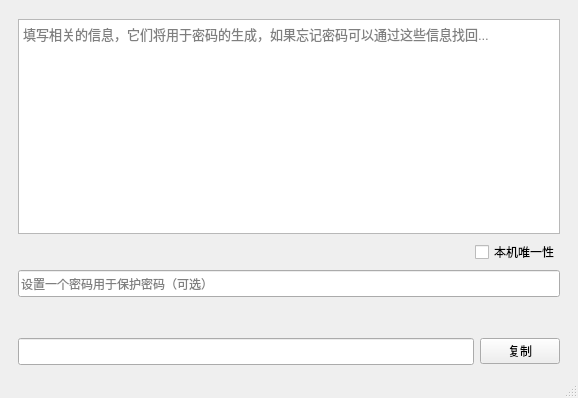
<?xml version="1.0" encoding="UTF-8"?>
<ui version="4.0">
 <class>MainWindow</class>
 <widget class="QMainWindow" name="MainWindow">
  <property name="geometry">
   <rect>
    <x>0</x>
    <y>0</y>
    <width>578</width>
    <height>398</height>
   </rect>
  </property>
  <property name="windowTitle">
   <string>密码生成器</string>
  </property>
  <widget class="QWidget" name="centralWidget">
   <layout class="QGridLayout" name="gridLayout_2">
    <item row="0" column="0">
     <widget class="QWidget" name="widget_in" native="true">
      <layout class="QGridLayout" name="gridLayout_3">
       <property name="leftMargin">
        <number>7</number>
       </property>
       <property name="topMargin">
        <number>8</number>
       </property>
       <property name="rightMargin">
        <number>7</number>
       </property>
       <property name="bottomMargin">
        <number>5</number>
       </property>
       <property name="horizontalSpacing">
        <number>7</number>
       </property>
       <item row="0" column="0" colspan="2">
        <widget class="QTextEdit" name="tedit_info">
         <property name="font">
          <font>
           <pointsize>10</pointsize>
          </font>
         </property>
         <property name="tabStopWidth">
          <number>82</number>
         </property>
         <property name="placeholderText">
          <string>填写相关的信息，它们将用于密码的生成，如果忘记密码可以通过这些信息找回...</string>
         </property>
        </widget>
       </item>
       <item row="1" column="0">
        <spacer name="horizontalSpacer">
         <property name="orientation">
          <enum>Qt::Horizontal</enum>
         </property>
         <property name="sizeHint" stdset="0">
          <size>
           <width>331</width>
           <height>20</height>
          </size>
         </property>
        </spacer>
       </item>
       <item row="1" column="1">
        <widget class="QCheckBox" name="chk_unique">
         <property name="font">
          <font>
           <pointsize>9</pointsize>
          </font>
         </property>
         <property name="layoutDirection">
          <enum>Qt::LeftToRight</enum>
         </property>
         <property name="text">
          <string>本机唯一性</string>
         </property>
        </widget>
       </item>
       <item row="2" column="0" colspan="2">
        <widget class="QLineEdit" name="ledit_pw">
         <property name="sizePolicy">
          <sizepolicy hsizetype="Expanding" vsizetype="Preferred">
           <horstretch>0</horstretch>
           <verstretch>0</verstretch>
          </sizepolicy>
         </property>
         <property name="minimumSize">
          <size>
           <width>0</width>
           <height>27</height>
          </size>
         </property>
         <property name="baseSize">
          <size>
           <width>0</width>
           <height>27</height>
          </size>
         </property>
         <property name="font">
          <font>
           <pointsize>9</pointsize>
          </font>
         </property>
         <property name="inputMask">
          <string/>
         </property>
         <property name="maxLength">
          <number>16</number>
         </property>
         <property name="echoMode">
          <enum>QLineEdit::Password</enum>
         </property>
         <property name="placeholderText">
          <string>设置一个密码用于保护密码（可选）</string>
         </property>
        </widget>
       </item>
      </layout>
     </widget>
    </item>
    <item row="1" column="0">
     <spacer name="verticalSpacer">
      <property name="orientation">
       <enum>Qt::Vertical</enum>
      </property>
      <property name="sizeType">
       <enum>QSizePolicy::Fixed</enum>
      </property>
      <property name="sizeHint" stdset="0">
       <size>
        <width>27</width>
        <height>25</height>
       </size>
      </property>
     </spacer>
    </item>
    <item row="2" column="0">
     <widget class="QWidget" name="widget_out" native="true">
      <layout class="QGridLayout" name="gridLayout">
       <property name="leftMargin">
        <number>7</number>
       </property>
       <property name="topMargin">
        <number>5</number>
       </property>
       <property name="rightMargin">
        <number>7</number>
       </property>
       <property name="bottomMargin">
        <number>0</number>
       </property>
       <item row="0" column="0">
        <widget class="QLineEdit" name="ledit_passwd">
         <property name="sizePolicy">
          <sizepolicy hsizetype="Expanding" vsizetype="Preferred">
           <horstretch>0</horstretch>
           <verstretch>0</verstretch>
          </sizepolicy>
         </property>
         <property name="minimumSize">
          <size>
           <width>0</width>
           <height>27</height>
          </size>
         </property>
         <property name="font">
          <font>
           <pointsize>10</pointsize>
           <weight>75</weight>
           <bold>true</bold>
          </font>
         </property>
         <property name="readOnly">
          <bool>true</bool>
         </property>
        </widget>
       </item>
       <item row="0" column="1">
        <widget class="QPushButton" name="btn_copy">
         <property name="sizePolicy">
          <sizepolicy hsizetype="Fixed" vsizetype="Fixed">
           <horstretch>0</horstretch>
           <verstretch>0</verstretch>
          </sizepolicy>
         </property>
         <property name="font">
          <font>
           <pointsize>9</pointsize>
          </font>
         </property>
         <property name="text">
          <string>复制</string>
         </property>
        </widget>
       </item>
      </layout>
     </widget>
    </item>
   </layout>
  </widget>
  <widget class="QMenuBar" name="menu_bar">
   <property name="geometry">
    <rect>
     <x>0</x>
     <y>0</y>
     <width>578</width>
     <height>26</height>
    </rect>
   </property>
  </widget>
  <widget class="QStatusBar" name="status_bar"/>
  <action name="action_lock">
   <property name="text">
    <string>应用锁</string>
   </property>
  </action>
  <action name="action_about">
   <property name="text">
    <string>关于</string>
   </property>
  </action>
  <action name="action_records">
   <property name="text">
    <string>密码本</string>
   </property>
  </action>
 </widget>
 <layoutdefault spacing="6" margin="11"/>
 <resources/>
 <connections/>
</ui>
